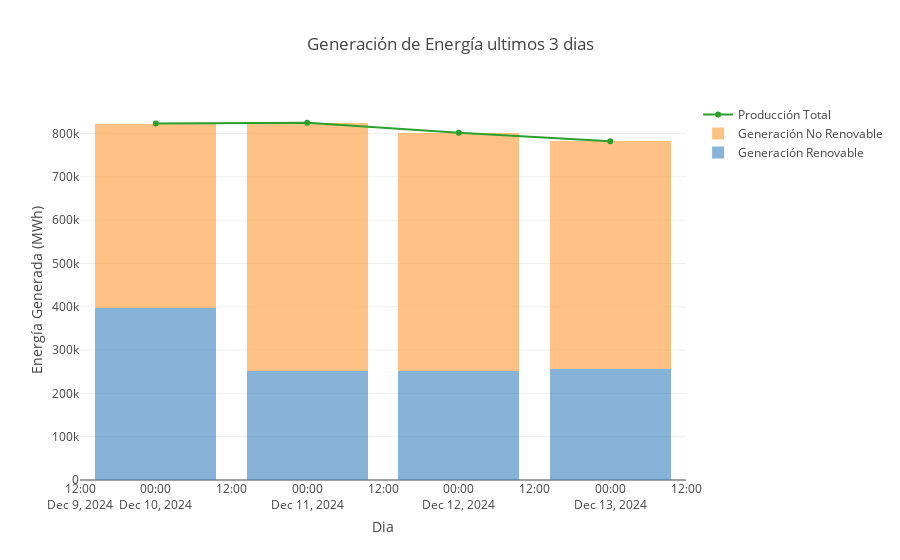

Write notebook code for a chart like this one.
### Code cell
def analisisUltimos3dias (df: DataFrame): Unit = {
    val ultimos3dias = df
        .filter($"Fecha".isin("2024-12-10 00:00:00","2024-12-11 00:00:00","2024-12-12 00:00:00","2024-12-13 00:00:00"))
        .withColumn("Dia", to_date($"Fecha"))

    // Crear listas para el eje X (meses) y los valores para renovables y no renovables
    val dias = ultimos3dias.select("Dia").distinct().orderBy("Dia").as[String].collect.toSeq

    val renovables = ultimos3dias
      .filter($"Tipo" === "Generación renovable")
      .orderBy("Dia")
      .select("Valor")
      .as[Double]
      .collect
      .toSeq

    val noRenovables = ultimos3dias
      .filter($"Tipo" === "Generación no renovable")
      .orderBy("Dia")
      .select("Valor")
      .as[Double]
      .collect
      .toSeq

    val totalGenerado = ultimos3dias
        .filter($"Tipo" === "Generación renovable")
        .orderBy("Dia")
        .select("TotalGenerado")
        .as[Double]
        .collect
        .toSeq

    // Crear las barras para el gráfico
    val traceRenovables = Bar(
      x = dias,
      y = renovables,
      name = "Generación Renovable",
      marker = Marker(
        color = Color.RGBA(55, 128, 191, 0.6) // Color semitransparente para renovables
      )
    )

    val traceNoRenovables = Bar(
      x = dias,
      y = noRenovables,
      name = "Generación No Renovable",
      marker = Marker(
        color = Color.RGBA(255, 153, 51, 0.6) // Color semitransparente para no renovables
      )
    )

    val traceGeneracionTotal = Scatter(dias, totalGenerado, name = "Producción Total")

    // Configurar el diseño del gráfico
    val layout = Layout(
      title = "Generación de Energía ultimos 3 dias",
      barmode = BarMode.Stack, // Gráfico apilado
      xaxis = Axis(title = "Dia"),
      yaxis = Axis(title = "Energía Generada (MWh)")
    )

    // Combinar los datos y pintar el gráfico
    val data = Seq(traceRenovables, traceNoRenovables, traceGeneracionTotal)
    plot(data, layout)
}
analisisUltimos3dias(datosBalanceDiarios)

### Figure 1 — Plotly figure (JSON) as saved in the notebook; plotly's stock layout.template omitted (floating-point values rounded to 4 significant figures)
{"data": [{"marker": {"color": "rgba(55, 128, 191, 0.6)"}, "name": "Generación Renovable", "type": "bar", "x": ["2024-12-10", "2024-12-11", "2024-12-12", "2024-12-13"], "y": [397300.0, 252600.0, 251600.0, 255300.0]}, {"marker": {"color": "rgba(255, 153, 51, 0.6)"}, "name": "Generación No Renovable", "type": "bar", "x": ["2024-12-10", "2024-12-11", "2024-12-12", "2024-12-13"], "y": [426000.0, 572500.0, 550100.0, 526700.0]}, {"name": "Producción Total", "type": "scatter", "x": ["2024-12-10", "2024-12-11", "2024-12-12", "2024-12-13"], "y": [823300.0, 825000.0, 801700.0, 782000.0]}], "layout": {"autosize": true, "barmode": "stack", "title": {"text": "Generación de Energía ultimos 3 dias"}, "xaxis": {"autorange": true, "range": ["2024-12-09 12:00", "2024-12-13 12:00"], "title": {"text": "Dia"}, "type": "date"}, "yaxis": {"autorange": true, "range": [0, 881300.0], "title": {"text": "Energía Generada (MWh)"}, "type": "linear"}}}
